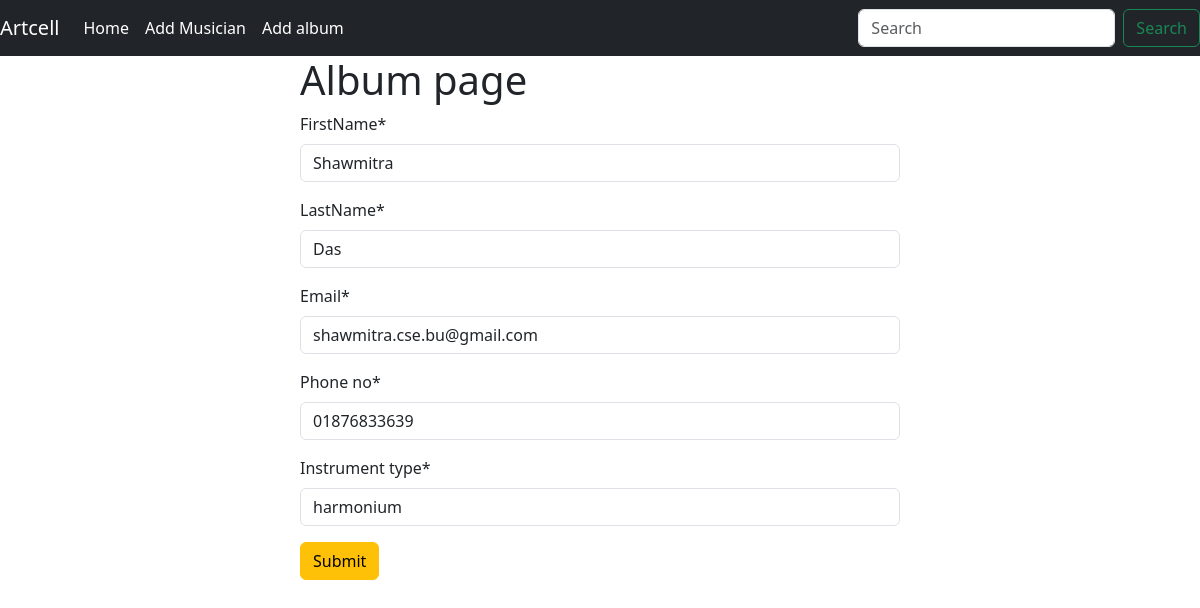
Page /musician/edit/7/ on the committed database.
### musician/models.py (models this page shows, shortened)
class Musician(models.Model):
    firstName=models.CharField(max_length=100)
    lastName=models.CharField(max_length=100)
    email=models.EmailField()
    phone_no=models.CharField(max_length=15)
    instrument_type=models.CharField(max_length=100)

### musician/views.py (the view)
# urls.py: path('edit/<int:id>/', views.edit_musician, name='edit_musician'),
def edit_musician(request,id):
    album=Album.objects.get(pk=id)
    musician=album.musician
    musician_form=forms.musicianForm(instance=musician)
    if request.method =='POST':
        musician_form=forms.musicianForm(request.POST,instance=musician)
        if musician_form.is_valid():
            musician.save()
            return redirect('homepage')
    return render(request,'add_musician.html',{'form':musician_form})

### musician/forms.py
class musicianForm(forms.ModelForm):
    class Meta:
        model=Musician
        fields='__all__'

### musician/templates/add_musician.html (shortened to what this page needs)
{% extends 'base.html' %}
{%load crispy_forms_tags %}
{% block content %}
<form style="width:50% ; margin: auto" method='post'>
    <h1>Album page</h1>
    {{ form | crispy}}
    <button class="btn btn-warning">Submit</button>
</form>
{% endblock %}

### rows in the picture
Musician: firstName "Shawmitra", lastName "Das", email "shawmitra.cse.bu@gmail.com", phone_no "01876833639", instrument_type "harmonium"
